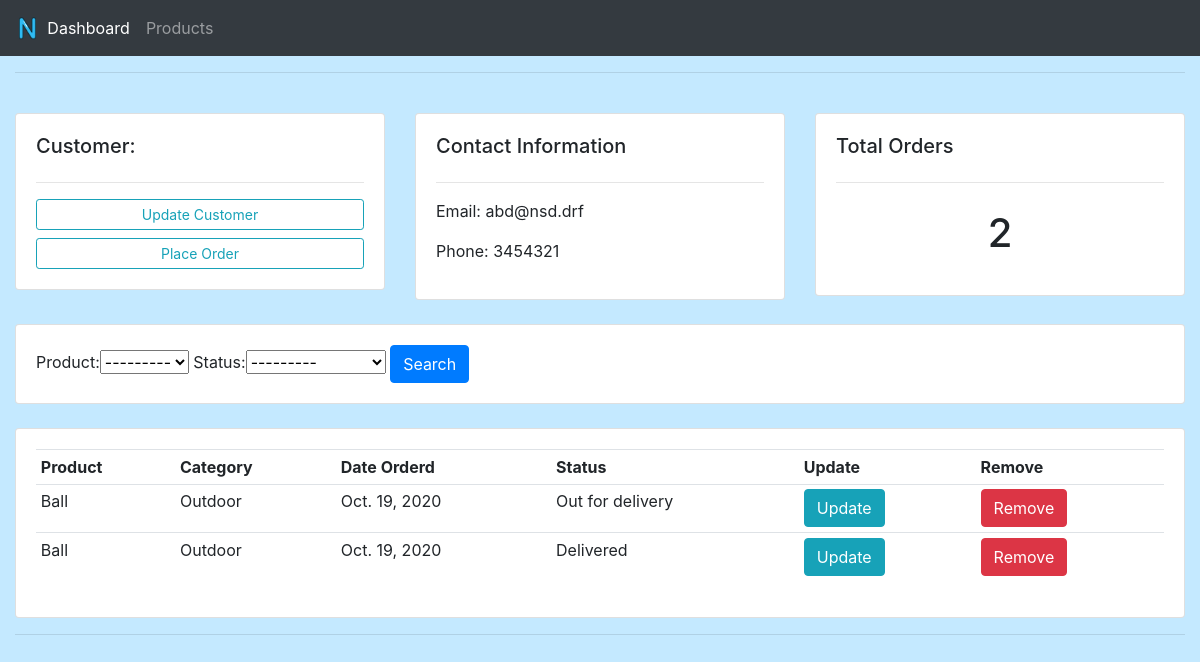
/customer/3/, run on the app's committed database.
### accounts/models.py (models this page shows, shortened)
class Customer(models.Model):
    name = models.CharField(max_length=200)
    phone = models.IntegerField()
    email = models.EmailField(max_length=200)
    date_created = models.DateField(auto_now_add=True)

class Order(models.Model):
    customer=models.ForeignKey(Customer,on_delete=models.SET_DEFAULT,default='')
    product=models.ForeignKey(Product,on_delete=models.SET_DEFAULT,default='',null=True)
    STATUS = (('Order pending', 'Order Pending'), ('Out for delivery',
                                                   'Out for delivery'), ('Delivered', 'Delivered'))
    date_created =  models.DateField(auto_now_add=True)
    status = models.CharField(max_length=200, choices=STATUS)

class Product(models.Model):
    CATEGORY = (('Indoor', 'Indoor'), ('Outdoor', 'Outdoor'))
    name = models.CharField(max_length=200,null=True)
    price = models.FloatField(max_length=10)
    category = models.CharField(max_length=200, choices=CATEGORY)
    description = models.CharField(max_length=200)
    date_created = models.DateField(auto_now_add=True)
    tag = models.ManyToManyField(Tag)
    def __str__(self):
        return self.name

### accounts/views.py (the view)
# urls.py: path('customer/<str:pk>/', views.customer, name='customer'),
def customer(request,pk):
    customer=Customer.objects.get(id=pk)
    orders = customer.order_set.all()
    total_orders = orders.count()
    myFilter=OrderFilter(request.GET,queryset=orders,)
    orders=myFilter.qs
    context = {'customer': customer , 'orders': orders
               , 'total_orders': total_orders, 'myFilter': myFilter}
    return render(request, 'accounts/customer.html',context)

### accounts/templates/accounts/customer.html
{% extends 'accounts/main.html' %}
{% block content %}
<br>
<div class="row">
    <div class="col-md">
        <div class="card card-body">
            <h5>Customer:</h5>
            <hr>
            <a class="btn btn-outline-info  btn-sm btn-block" href="">Update Customer</a>
            <a class="btn btn-outline-info  btn-sm btn-block" href="{% url 'createorder' customer.id %}">Place Order</a>
        </div>
    </div>
    <div class="col-md">
        <div class="card card-body">
            <h5>Contact Information</h5>
            <hr>
            <p>Email: {{customer.email}} </p>
            <p>Phone: {{customer.phone}}</p>
        </div>
    </div>
    <div class="col-md">
        <div class="card card-body">
            <h5>Total Orders</h5>
            <hr>
            <h1 style="text-align: center;padding: 10px">{{total_orders}}</h1>
        </div>
    </div>
</div>
<br>
<div class="row">
    <div class="col">
        <div class="card card-body">
            <form method="get">
                    {{myFilter.form}}
                <button class="btn btn-primary" type="submit">Search</button>
            </form>
        </div>
    </div>
</div>
<br>
<div class="row">
    <div class="col-md">
        <div class="card card-body">
            <table class="table table-sm">
                <tr>
                    <th>Product</th>
                    <th>Category</th>
                    <th>Date Orderd</th>
                    <th>Status</th>
                    <th>Update</th>
                    <th>Remove</th>
                </tr>
{% for order in orders %}
<tr>
<td>{{order.product}}</td>
<td>{{order.product.category}}</td>
<td>{{order.date_created}}</td>
<td>{{order.status}}</td>
<td><a href="{% url 'updateorder' order.id %}" type="button" class="btn btn-info">Update</a></td>
<td><a href="{% url 'deleteorder' order.id %}" type="button" class="btn btn-danger">Remove</a> </td>
</tr>
{% endfor %}
            </table>
        </div>
    </div>
</div>
{% endblock %}

### static/css/main.css (style rules this page uses)
body { background-color: rgb(196, 233, 255); }

### data on the page
Customer: email "abd@nsd.drf", phone "3454321"
Order: product "Ball", product.category "Outdoor", date_created "Oct. 19, 2020", status "Out for delivery"
Order: product "Ball", product.category "Outdoor", date_created "Oct. 19, 2020", status "Delivered"

### other printed values
{{ total_orders }} "2"
